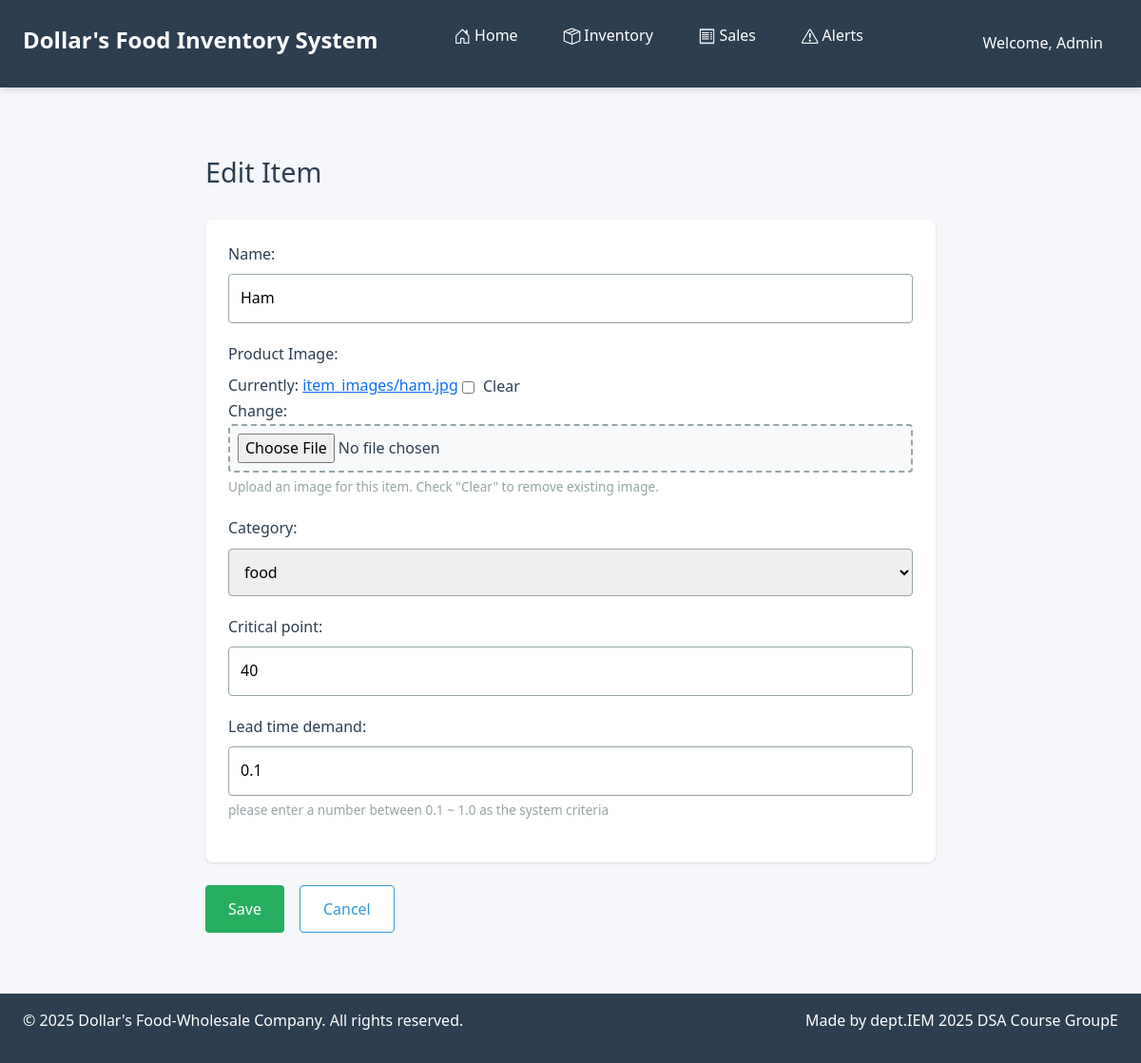
The app's page /inventory/1/edit/ with its own data.
### inventory/models.py (models this page shows, shortened)
class Item(models.Model):
    CATEGORY_CHOICES = [('food','food'),]
    name = models.CharField(max_length=100, unique=True)
    category = models.CharField(max_length=20, choices=CATEGORY_CHOICES, null=True, blank=True)
    critical_point = models.IntegerField(default=0)
    lead_time_demand = models.FloatField(
        validators=[MinValueValidator(0.1), MaxValueValidator(1.0)],
        help_text="please enter a number between 0.1 ~ 1.0 as the system criteria",
        default=0.1
    )
    image = models.ImageField(upload_to='item_images/', blank=True, null=True)

### inventory/views.py (the view)
# urls.py: path('<int:pk>/edit/', views.item_update, name='item_update'),
def item_update(request, pk):
    item = get_object_or_404(Item, pk=pk)
    if request.method == 'POST':
        form = ItemForm(request.POST, request.FILES, instance=item)
        if form.is_valid():
            form.save()
            return redirect('inventory:item_list')
    else:
        form = ItemForm(instance=item)
    return render(request, 'inventory/item_update.html', {'form': form})

### inventory/forms.py (shortened to what this page needs)
class ItemForm(forms.ModelForm):
    image = forms.ImageField(
        required=False,
        widget=forms.ClearableFileInput(attrs={
            'class': 'form-control-file'
        })
    )
    class Meta:
        model = Item
        fields = ['name', 'image', 'category', 'critical_point', 'lead_time_demand']
    def __init__(self, *args, **kwargs):
        super().__init__(*args, **kwargs)
        self.fields['lead_time_demand'].widget = forms.NumberInput(attrs={'step': '0.1'})
        self.fields['image'].label = 'Product Image'
        self.fields['image'].help_text = 'Upload an image for this item. Check "Clear" to remove existing image.'
        print(self.fields)

### inventory/templates/inventory/item_update.html (shortened to what this page needs)
{% extends "base.html" %}
{% load static %}
{% block content %}
<link rel="stylesheet" href="{% static 'css/form.css' %}">
<div class="form-container">
    <h1 class="form-title">Edit Item</h1>
    <form method="post" class="edit-Item-form" enctype="multipart/form-data">
        <div class="form-card">
            {% for field in form %}
                <div class="form-group {% if field.errors %}has-error{% endif %}">
                    {{ field.label_tag }}
                    {{ field }}
                    {% if field.help_text %}
                        <small class="form-help">{{ field.help_text }}</small>
                    {% endif %}
                </div>
            {% endfor %}
        </div>
        <div class="form-actions">
            <button type="submit" class="btn btn-save">Save</button>
            <a href="{% url 'inventory:item_list' %}" class="btn btn-back">Cancel</a>
        </div>
    </form>
</div>
{% endblock %}

### static/css/base.css (style rules this page uses)
:root { --primary-color: #2c3e50; --secondary-color: #3498db; --accent-color: #e74c3c; --success-color: #27ae60; --warning-yellow: #f1c40f; --warning-orange: #e67e22; --warning-red: #e74c3c; --light-color: #ecf0f1; --dark-color: #2c3e50; --gray-color: #95a5a6; --space-xs: 0.25rem; --space-sm: 0.5rem; --space-md: 1rem; --space-lg: 1.5rem; --space-xl: 2rem; --radius-sm: 4px; --radius-md: 8px; --radius-lg: 12px; --shadow-sm: 0 1px 3px rgba(0,0,0,0.12); --shadow-md: 0 4px 6px rgba(0,0,0,0.1); --shadow-lg: 0 10px 25px rgba(0,0,0,0.1); }
* { margin: 0; padding: 0; box-sizing: border-box; }
.app-body { font-family: 'Segoe UI', 'Roboto', sans-serif; line-height: 1.6; color: var(--dark-color); background-color: #f5f7fa; display: flex; flex-direction: column; min-height: 100vh; }
.btn { display: inline-flex; align-items: center; gap: var(--space-xs); padding: var(--space-sm) var(--space-md); border-radius: var(--radius-sm); font-weight: 500; cursor: pointer; transition: all 0.2s ease; border: none; }

### static/css/form.css (style rules this page uses)
.form-container { max-width: 800px; margin: 2rem auto; padding: 0 1rem; }
.form-title { color: var(--primary-color); margin-bottom: 2rem; display: flex; align-items: center; gap: 0.75rem; font-size: 1.8rem; }
.form-card { background: white; border-radius: var(--radius-md); box-shadow: var(--shadow-sm); padding: 1.5rem; margin-bottom: 1.5rem; }
.form-group { margin-bottom: 1.25rem; }
.form-group label { display: block; margin-bottom: 0.5rem; font-weight: 500; color: var(--dark-color); }
.form-group input, .form-group select, .form-group textarea { width: 100%; padding: 0.75rem; border: 1px solid var(--gray-color); border-radius: var(--radius-sm); transition: all 0.3s ease; }
.form-group input[type="file"] { padding: 0.5rem; border: 2px dashed var(--gray-color); background-color: #f8f9fa; }
.form-group input[type="checkbox"][name*="clear"] { width: auto !important; margin: 0 0.3rem 0 0 !important; vertical-align: middle; display: inline-block; }
.form-group label[for*="clear"] { display: inline !important; margin: 0 !important; font-weight: normal !important; color: var(--danger-color) !important; vertical-align: middle; }
.form-group input[type="checkbox"][name*="clear"] + label { display: inline-block !important; vertical-align: middle; }
.form-help { color: var(--gray-color); font-size: 0.85rem; display: block; margin-top: 0.25rem; }
.form-actions { display: flex; gap: 1rem; margin-top: 1.5rem; }
.btn { padding: 0.75rem 1.5rem; border-radius: var(--radius-sm); font-weight: 500; display: inline-flex; align-items: center; gap: 0.5rem; transition: all 0.2s ease; text-decoration: none; }
.btn-save { background-color: var(--success-color); color: white; border: none; }
.btn-back { background-color: white; color: var(--secondary-color); border: 1px solid var(--secondary-color); }

### records on screen
Item: form "Ham" "food" "40" "0.1"

### other values on screen
{{ field.label_tag }} "Name:" "Product Image:" "Category:" "Critical point:" "Lead time demand:"
{{ field.help_text }} "Upload an image for this item. Check \"Clear\" to remove existing image." "please enter a number between 0.1 ~ 1.0 as the system criteria"
